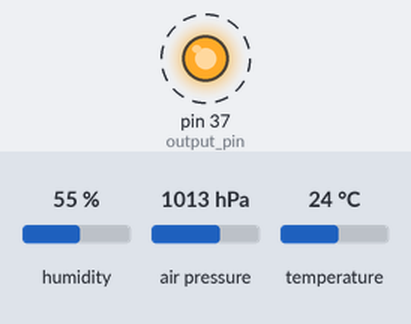
Bench run of a program on a simulated Raspberry Pi (header pin numbers). Shown: output pins drawn as LEDs (lit = HIGH). Dashed ring = blinking. The inputs (shaded band) are chosen by the test bench; at power-on: humidity 55 %, air pressure 1013 hPa, temperature 24 °C. The clock reads 2024-03-15 10:24:30 at power-on unless the program sets it; files the program writes start out absent; what the program prints to the terminal is not drawn. At 10.1 s the program stops and its outputs stay as they are.

Above: at 0.2 s.
Timing chart, 0 to 3.0 s (numbered marks = the images above):
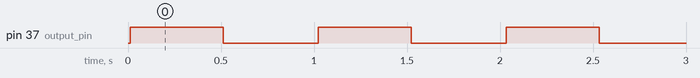

The program:

bme280_sensor_reader.py
```python
import argparse
import RPi.GPIO as GPIO
import smbus2
import bme280
import time
from datetime import datetime
import sqlite3
import logging

# Set the logging level
logging.basicConfig(level=logging.INFO)

# Initialize argument parser
parser = argparse.ArgumentParser()
parser.add_argument("--runtime", type=int, default=10,
                    help="Sensing runtime in seconds (default: 10). Set to 0 to run indefinitely.")
parser.add_argument("--interval", type=int, default=1,
                    help="Measurement interval in seconds (default: 1)")
args = parser.parse_args()

# Set the GPIO mode to GPIO.BOARD and setup for LED control
GPIO.setmode(GPIO.BOARD)
output_pin = 37
GPIO.setup(output_pin, GPIO.OUT)

# Initialize the I2C bus and open the BMP280 sensor
bus = smbus2.SMBus(1)
address = 0x77
calibration_params = bme280.load_calibration_params(bus, address)

# Initialize SQLite database
conn = sqlite3.connect('sensor_data.db')
c = conn.cursor()
c.execute('''CREATE TABLE IF NOT EXISTS sensor_data (
             id INTEGER PRIMARY KEY,
             timestamp TEXT,
             temperature REAL,
             pressure REAL,
             humidity REAL)''')
conn.commit()


def get_sensor_data():
    try:
        data = bme280.sample(bus, address, calibration_params)
        return data.temperature, data.pressure, data.humidity
    except Exception as e:
        logging.error(f"Error reading sensor data: {e}")
        return None, None, None


def save_to_db(timestamp, temperature, pressure, humidity):
    try:
        c.execute("INSERT INTO sensor_data (timestamp, temperature, pressure, humidity) VALUES (?, ?, ?, ?)",
                  (timestamp, temperature, pressure, humidity))
        conn.commit()
    except Exception as e:
        logging.error(f"Error saving data to database: {e}")


# Start the run
start_time = time.time()

try:
    while args.runtime == 0 or time.time() - start_time < args.runtime:
        temperature, pressure, humidity = get_sensor_data()

        # Blink the LED
        GPIO.output(output_pin, GPIO.HIGH)
        time.sleep(args.interval / 2)
        GPIO.output(output_pin, GPIO.LOW)
        time.sleep(args.interval / 2)

        if temperature is not None and pressure is not None and humidity is not None:
            current_time = datetime.now().strftime("%Y-%m-%d %H:%M:%S")
            logging.info(
                f"Time: {current_time}, Temperature: {temperature:.2f} °C, Pressure: {int(pressure)} mbar, Humidity: {humidity:.2f}%")
            save_to_db(current_time, temperature, pressure, humidity)
        else:
            logging.warning("Sensor data not available due to error.")
except KeyboardInterrupt:
    logging.info("Program interrupted by user.")
finally:
    # Clean up GPIO and close the database connection
    GPIO.output(output_pin, GPIO.LOW)
    GPIO.cleanup()
    conn.close()
    logging.info("Cleaned up GPIO and closed the database connection.")
```

Measured:
- by itself, pin 37 (output_pin): alternates HIGH for 0.50 s and LOW for 0.51 s, 20 changes in all, then stays LOW
